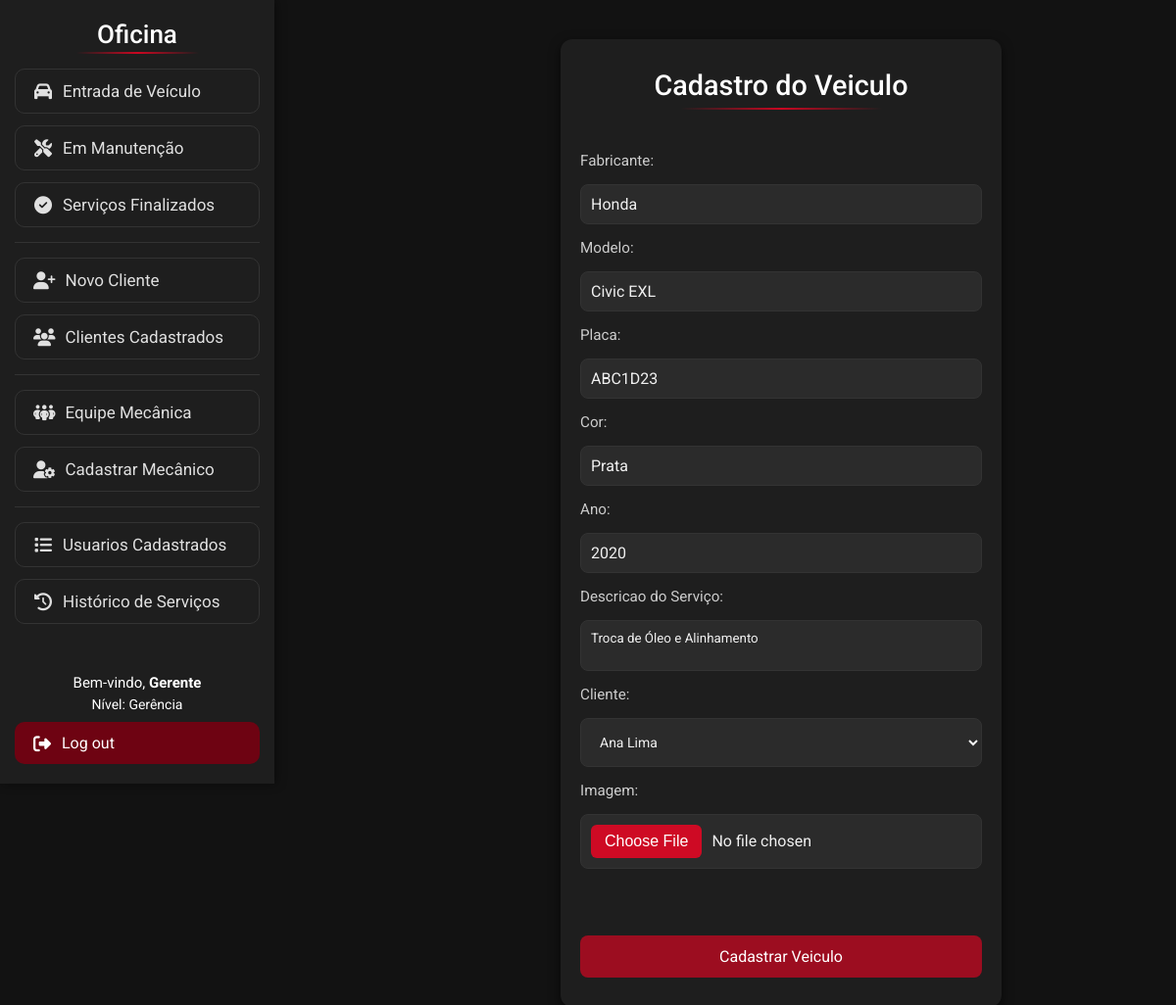
/Visao/AlterarCarro.php?idex=1 (signed in), run on the app's committed database.
### tables this page shows
create table carro (
idCarro int auto_increment primary key,
idCliente int,
modelo varchar(120) not null,
fabricante varchar(40) not null,
ano smallint not null check (ano >= 1886),
placa varchar(80) not null unique,
cor varchar(50) not null,
caracteristicas TEXT,
imagem VARCHAR(255),
status ENUM('Manutencao', 'Finalizado') DEFAULT 'Manutencao',
dataCadastro datetime default current_timestamp,

foreign key (idCliente) references cliente(idCliente)
);

### Modelo/DAO/ClassCarroDAO.php (called while the page is built, shortened)
<?php
class ClassCarroDAO
{
    public function buscarCarro($id)
    {
        try {
            $pdo = Conexao::getInstance();
            $sql = "SELECT * FROM carro WHERE idCarro =:id";
            $stmt = $pdo->prepare($sql);
            $stmt->bindValue(':id', $id);
            $stmt->execute();
            return $stmt->fetch(PDO::FETCH_ASSOC);
        } catch (PDOException $exc) {
            echo $exc->getMessage();
        }
    }
}

### Modelo/DAO/ClassClienteDAO.php (called while the page is built, shortened)
<?php
class ClassClienteDAO
{
    public function listarClientes()
    {
        try {
            $pdo = Conexao::getInstance();
            $sql = "SELECT * FROM cliente ORDER BY (nome) ASC";
            $stmt = $pdo->prepare($sql);
            $stmt->execute();
            return $stmt->fetchAll(PDO::FETCH_ASSOC);
        } catch (PDOException $exc) {
            echo $exc->getMessage();
        }
    }
}

### Visao/AlterarCarro.php (the view, shortened to what this page needs)
<!DOCTYPE html>
<html lang="en">
<head>
    <link href="css/form.css" rel="stylesheet">
</head>
<body>
    <?php
    include 'Menu.php';
    require '../Modelo/DAO/ClassCarroDAO.php';
    require_once '../Modelo/DAO/ClassClienteDAO.php';
    $DAO = new ClassClienteDAO();
    $clientes = $DAO->listarClientes();
    $id = @$_GET['idex'];
    $carroDao = new ClassCarroDAO();
    $novoCarro = $carroDao->buscarCarro($id);
    ?>
    <div class="container">
        <h1>Cadastro do Veiculo</h1>
        <br>
        <form method="post" action="../Controle/ControleCarro.php?ACAO=alterarCarro" enctype="multipart/form-data">
            <label for="fabricante">Fabricante:</label>
            <input type="text" name="fabricante" id="fabricante" value="<?php echo $novoCarro['fabricante'] ?>">
            <label for="modelo">Modelo:</label>
            <input type="text" name="modelo" id="modelo" value="<?php echo $novoCarro['modelo'] ?>">
            <label for="placa">Placa:</label>
            <input type="text" name="placa" id="placa" value="<?php echo $novoCarro['placa'] ?>">
            <label for="cor">Cor:</label>
            <input type="text" name="cor" id="cor" value="<?php echo $novoCarro['cor'] ?>">
            <label for="ano">Ano:</label>
            <input type="number" name="ano" id="ano" min="1900" max="2200" value="<?php echo $novoCarro['ano'] ?>">
            <label for="caracteristicas">Descricao do Serviço:</label>
            <textarea style="    padding: 10px; border: 1px solid #333; border-radius: 8px; width: 100%; background-color: #2b2b2b; color: #f0f0f0; resize: none;" name="caracteristicas" id="caracteristicas" placeholder="Descricao sobre o Servico..."><?php echo $novoCarro['caracteristicas'] ?></textarea>
            <label for="cliente">Cliente:</label>
            <select name="cliente" id="cliente" style="    font-size: 14px; padding: 15px; border: 1px solid #333; border-radius: 8px; width: 100%; background-color: #2b2b2b; color: #f0f0f0; resize: none;">
                <?php
                foreach ($clientes as $cliente) {
                    echo "<option value='" . $cliente['idCliente'] . "'>" . $cliente['nome'] . "</option>";
                }
                ?>
            </select>
            <label for="imagem">Imagem:</label>
            <input type="file" name="imagem" id="imagem" accept="image/*"><br><br>
            <button type="submit">Cadastrar Veiculo</button>
        </form>
    </div>
</body>
</html>

### Visao/css/form.css (style rules this page uses)
* { box-sizing: border-box; font-family: 'Roboto', sans-serif; margin: 0; padding: 0; }
body { background-color: #121212; color: #e0e0e0; padding: 40px; margin-left: 280px; }
.container { background: #1e1e1e; padding: 30px 20px; border-radius: 12px; box-shadow: 0 4px 12px rgba(0, 0, 0, 0.6); width: 100%; max-width: 450px; min-width: 280px; text-align: center; margin-left: 30%; }
.container h1 { color: white; margin-bottom: 1.5rem; font-weight: 500; font-size: 1.8rem; text-align: center; position: relative; padding-bottom: 0.5rem; }
.container h1::after { content: ''; position: absolute; bottom: 0; left: 25%; width: 50%; height: 2px; background: linear-gradient(90deg, transparent, #ff0022c4, transparent); }
form { display: flex; flex-direction: column; gap: 15px; }
label { text-align: left; color: #cccccc; font-size: 0.95rem; }
input[type="text"], input[type="password"], input[type="email"], input[type="number"], input[type="file"] { padding: 10px; border: 1px solid #333; border-radius: 8px; width: 100%; background-color: #2b2b2b; color: #f0f0f0; font-size: 1rem; }
input::placeholder { color: #888; }
button { padding: 12px; border: none; border-radius: 8px; background-color: #ff00228f; color: white; font-size: 16px; cursor: pointer; transition: background-color 0.2s ease; width: 100%; }

### data on the page
carro: fabricante "Honda", modelo "Civic EXL", placa "ABC1D23", cor "Prata", ano "2020", caracteristicas "Troca de Óleo e Alinhamento"

### other printed values
$_SESSION['login'] "Gerente"
form field cliente "Ana Lima"
